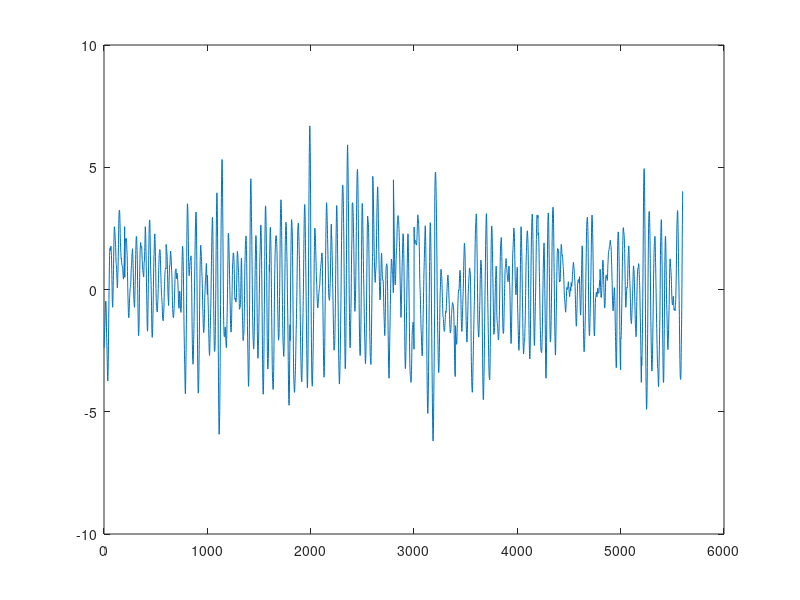

The MATLAB source for this figure: (Note: this script raises an error after producing the figure.)
clc
clear all;
load ('predictions1.mat')

y_sig= ensemble_predictions;
ja1=0;
ka1=1;
for i=1:5600
    if y_sig(i) > 4.5
        am1=y_sig(i);
        ja1(ka1)=i;
        ka1=ka1+1;
    end
end
plot(y_sig);
hold on
m1=200;

%%%%%%%%%%%    first data  %%%%%%%%%%%%%%
dat1=y_sig(1143:1143+m1);
dat2=y_sig(1421:1421+m1);
dat3=y_sig(1992:1992+m1);
dat4=y_sig(2358:2358+m1);
dat5=y_sig(2453:2453+m1);
% 
% dat1=y_sig(1144:1144+m1);
% dat2=y_sig(1421:1421+m1);
% dat3=y_sig(1987:1987+m1);
% dat4=y_sig(2354:2354+m1);
% dat5=y_sig(2451:2451+m1);

test_tren_fil_325a=(dat1+dat2+dat3+dat4+dat5)/5;
x=test_tren_fil_325a;
save test_tren_fil_325a


%x = linespace(0,10,1000);
[peaks, locations] = findpeaks(y_sig, 'MinPeakDistance',200,'MinPeakHeight',1);

plot(y_sig(locations), peaks, 'ro','MarkerSize',5);
title('peaks in the Signal')


disp('Peak Coordinates:');
disp([y_sig(locations); peaks]);


